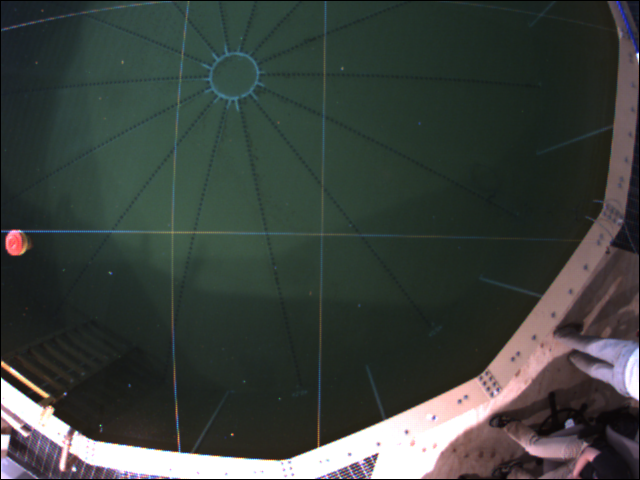
%> input picture matlab/calibration/bgd.bmp, 640 x 480 px
$ octave caltest.m   (GNU Octave 9; MATLAB toolbox functions it lacks are replaced by stand-ins)
%> lines starting %> are read from the running program, lines starting %| are printed output that depends on the picture; in (x1, y1, x2, y2) boxes, pixels count from 0 and x2, y2 are one past the last pixel; in counts of white or black regions, pixels touching at a corner belong together; the program's own positions count from 1
### matlab/calibration/follow_seam.m
function [P, p_f_hist, p_b_hist] = follow_seam(r0, rlims, th, p0, I, Is)
% [5 lines of commented-out code are left out]

max_radius = max(rlims);
min_radius = min(rlims);

[h, w] = size(I);

line_width = 3;
se1 = strel('disk', line_width);

search_radius = 10;
search_inner_radius = 6;
se_a = strel('disk', search_radius);
se_b = strel('disk', search_inner_radius);
a = se_a.getnhood;
b = zeros(size(a));
ds = search_radius - search_inner_radius;
b([ds+1 : end-ds],[ds+1 : end-ds]) = se_b.getnhood;
b = b - a;
se_c = strel('arbitrary', b);
search_px = se_c.getneighbors;
A = zeros(length(search_px), 1);
for ix = 1 : length(A),
    A(ix) = atan2(-search_px(ix, 2), search_px(ix, 1));
end

delta = line_width/search_radius;

P = [get_neigh_px(p0, w, h, se1)];


%
for dir = [-1 1],

    going_forward = 1;
    p_curr = p0;
    if dir == -1,
        p_b_hist = p0;
    else
        p_f_hist = p0;
    end
    G0 = double(I(round(p0(2)), round(p0(1))));

    while going_forward,
        IX = get_search_px(search_px, th, p_curr(1), p_curr(2), w, h, A, dir);
        if(isempty(IX)),
            break;
        end

        [nI, ~] = size(IX);
        G = zeros(nI, 1);
        Gs = zeros(nI, 1);
        for ix = 1 : nI,
            G(ix) = I(IX(ix,2), IX(ix,1));
            Gs(ix) = Is(IX(ix,2), IX(ix,1));
        end

        [G_best, ixb] = max(double(Gs) - double(G));
        p_best = IX(ixb(1), :);
        p_new = round(p_curr + delta*(p_best - p_curr));

        P = [P; get_neigh_px(p_new, w, h, se1)];

        r = norm(p_new - r0');

        if(p_new(1) <= 0 || p_new(1) > w),
            going_forward = 0;
        elseif (p_new(2) <= 0 || p_new(2) > h),
            going_forward = 0;
        elseif G_best < 2,
            going_forward = 0;
        elseif r > max_radius || r < min_radius,
            going_forward = 0;
        else
            going_forward = 1;
        end

        p_curr = p_new;
        if dir == -1,
            p_b_hist = [p_b_hist; p_curr];
        else
            p_f_hist = [p_f_hist; p_curr];
        end

    end
end

### matlab/calibration/caltest.m
clear all;  close all;

I = imread('BGD.bmp');
%> I is the input picture: size 480x640x3 uint8; mean R, G, B 59.3, 65.7, 61.2

B = rgb2gray(I);
HSV = rgb2hsv(I);
%> HSV: size 480x640x3 double; mean H, S, V 0.39, 0.242, 0.276
H = HSV(:,:,1);
S = HSV(:,:,2);
V = HSV(:,:,3);

M = (V < 0.34);
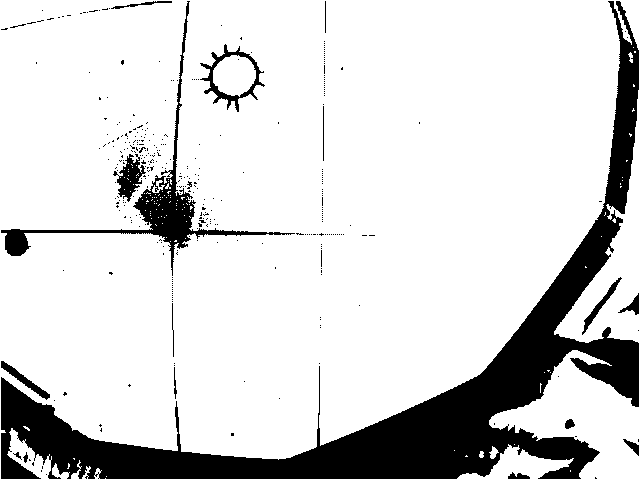
%> M: size 480x640 logical; 83.9% white; 354 black regions (335 under 20 px), largest, box (x1, y1, x2, y2) and area: (1, 1, 639, 479) 41300, (1, 1, 295, 276) 4418, (200, 44, 265, 112) 873
M = medfilt2(M, [5 5]);
%> M: size 480x640 logical; 83.9% white; 42 black regions (21 under 20 px), largest, box (x1, y1, x2, y2) and area: (0, 0, 640, 480) 42014, (3, 127, 265, 260) 4070, (202, 46, 262, 110) 845

L = bwlabel(M);
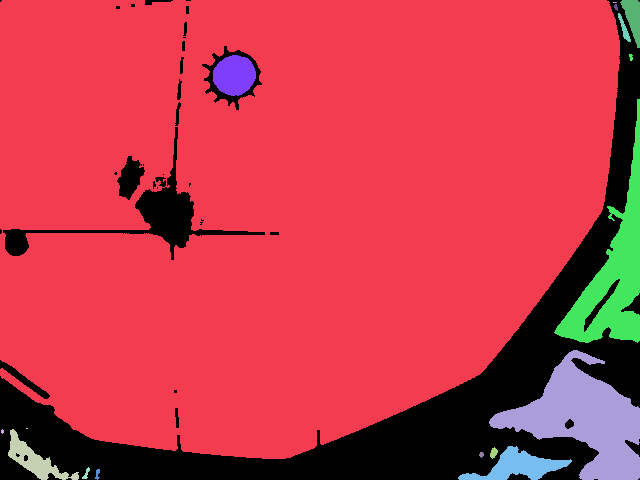
%> L: size 480x640 double; 18 distinct labels, from 0 to 17; one colour per label, 0 black
L_most = mode(reshape(L, [numel(L) 1]));
%> L_most = 1

MM = (L == L_most);
%> MM: size 480x640 logical; 77.2% white; 29 black regions (15 under 20 px), largest, box (x1, y1, x2, y2) and area: (0, 0, 640, 480) 62253, (3, 127, 265, 260) 4070, (202, 46, 262, 110) 2198
MM = imfill(MM, 'holes');
%> MM: size 480x640 logical; 79.6% white; 6 black regions (3 under 20 px), largest, box (x1, y1, x2, y2) and area: (0, 0, 640, 480) 62253, (0, 360, 50, 399) 385, (145, 0, 173, 5) 75

MB = immultiply(B, MM);
MH = immultiply(H, MM);

h = fspecial('gaussian', 3);
MBF = imfilter(MB, h);

h_unsharp = fspecial('unsharp');
MBS = imfilter(MB, h_unsharp);
h_avg = fspecial('average', 5);
MBs = imfilter(MB, h_avg);

E = edge(MBS, 'canny');
%> E: size 480x640 logical; 3% white in thin lines or dots


figure(1)
imagesc(MM, [0 1])
colormap gray

figure(2)
imagesc(E);
axis image
colormap gray
hold on

Cent_Guess = fliplr([234 77]);

W = 35;

x = [Cent_Guess(1) - W : Cent_Guess(1) + W];
y = [Cent_Guess(2) - W  : Cent_Guess(2) + W];
b = E(x, y);
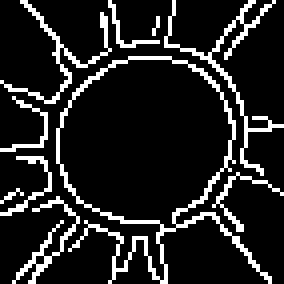
%> b: size 71x71 logical (shown 4 times larger); 13.6% white in thin lines or dots

xc = y(1) + mean(mean(b.*repmat(y', [1 length(x)])));
%> xc = 231
yc = x(1) + mean(mean(b.*repmat(x, [length(y) 1])));
%> yc = 52.35

plot(xc, yc, 'ro')
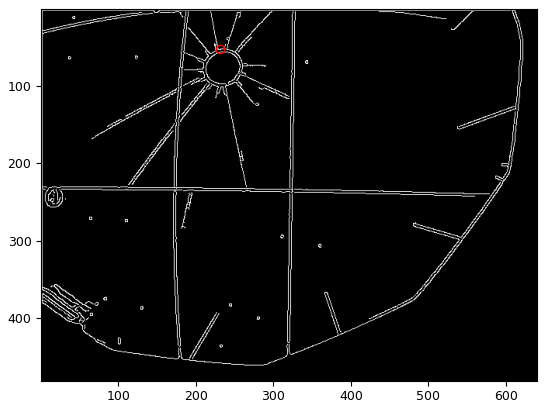
%> figure redrawn from the program's plot data


figure(3)


disp('Calculating Hough transform')
edge_ignore = 5;
se1 = strel('disk', 4);
se2 = strel('disk', 5);
%EH = imerode(imdilate(E, se1), se2);
EH = E;
[Ho,T,R] = hough(EH);%([edge_ignore : end - edge_ignore, edge_ignore : end-edge_ignore]));
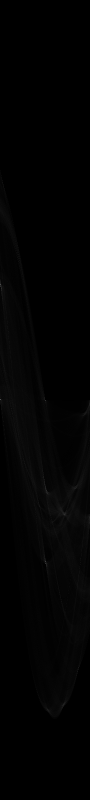
%> Ho: size 1599x180 double (shown at 1/2 size); min 0, max 603, mean 5.8; drawn with min black and max white
%> T = 180 values from -90 to 89; R = 1599 values from -799 to 799
imshow(Ho,[],'XData',T,'YData',R,...
            'InitialMagnification','fit');
xlabel('\theta'), ylabel('\rho');
axis on, axis normal, hold on;


disp('Finding Hough peaks')
num_peaks = 40;
peak_thresh = ceil(0.1*max(Ho(:)));
%> peak_thresh = 61
P  = houghpeaks(Ho,num_peaks, 'threshold', peak_thresh);
%> P = 40 rows, first 12: [799 1; 801 91; 1127 92; 573 2; 1030 129; 956 88; 978 92; 1410 127; 976 153; 1014 80; 988 96; 927 50]

x = T(P(:,2)); y = R(P(:,1));
%> after `x = T(P(:,2))`: x = 40 values, max 89 at index 16, min -90 at index 1, mean 6.2
%> after `y = R(P(:,1))`: y = 40 values, max 622 at index 15, min -430 at index 14, mean 194.5
plot(x,y,'s','color','white');
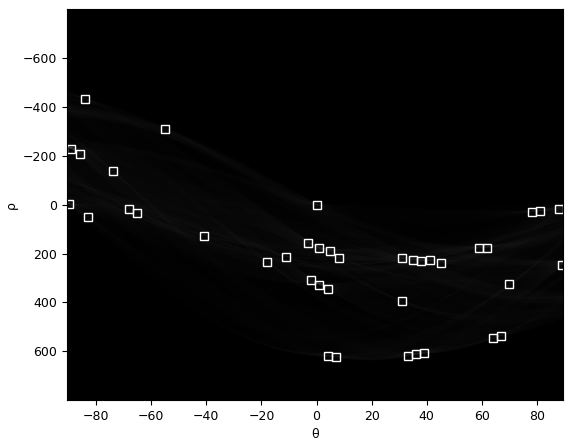
%> figure redrawn from the program's plot data

% Find lines and plot them
disp('Finding lines')
gap = 10;
min_length = 50;
lines = houghlines(E,T,R,P, 'FillGap',gap,'MinLength',min_length);
%> lines = 33 lines; longest, point1 to point2 (x, y): (2, 2) to (611, 2), (2, 2) to (2, 380), (120, 223) to (221, 93), (509, 339) to (596, 220), (441, 396) to (325, 446), (388, 235) to (508, 237)
figure, imshow(MB), hold on

lines_in = lines;
%> lines_in has the same summary as lines
lines = [];

all_lengths = [];
D = [];
C = flipud(repmat(Cent_Guess', [1 2]));
d_max = 40;
A = [];  B = [];
Phi = [];  Y = [];
for ix = 1 : length(lines_in),
    len = norm(lines_in(ix).point1 - lines_in(ix).point2);
    all_lengths = [all_lengths; len];

    r1 = lines_in(ix).point1';
    r2 = lines_in(ix).point2';
    d = min(sqrt(sum(([r1 r2] - C).^2)));
    c = sqrt(sum( (0.5*(r1 + r2)-C(:,1)).^2));
    D = [D; d];

    if(d > d_max || c < d)
        continue;
    end

    lines = [lines; lines_in(ix)];

    dr = lines_in(ix).point2' - lines_in(ix).point1';
    m = dr(2)/dr(1);
    b = lines_in(ix).point2(2) - m*lines_in(ix).point2(1);
    A = [A; m -1];
    B = [B; -b];

    xk1 = lines_in(ix).point1(1);
    xk2 = lines_in(ix).point2(1);
    yk1 = lines_in(ix).point1(2);
    yk2 = lines_in(ix).point2(2);

    dyk = yk2 - yk1;
    dxk = xk2 - xk1;
    drk = sqrt(dxk^2 + dyk^2);

    Phi = [Phi; dyk/drk -dxk/drk];
    Y = [Y; -(1/drk)*(dxk*yk1-dyk*xk1)];

end
%> this loop made 33 passes
%> (len, r1, r2, d, c) on passes 15, 16, 18, 19, 20, 21, 22, 23, 24, 25, 26, 27: (115.6, [134; 447], [249; 459], 382.3, 378.4), (126.3, [441; 396], [325; 446], 380.1, 374.9), (80.81, [85; 14], [6; 31], 161.8, 196.2), (61.06, [181; 99], [129; 131], 57.38, 87.66), (60.54, [119; 137], [67; 168], 129.7, 159.9), (64.56, [481; 281], [543; 299], 320.4, 350.2), (71.34, [190; 453], [227; 392], 315.1, 346.4), (116.7, [474; 380], [547; 289], 378, 377.8), (53, [128; 214], [156; 169], 120.6, 146.9), (83.22, [615; 124], [537; 153], 312.4, 347.5), (81.84, [114; 234], [161; 167], 115.9, 156.7), (55.87, [226; 112], [266; 73], 32.25, 19.6)
%> (len, all_lengths, r1, r2, d, c, D) on passes 1 to 6: (609, 609, [2; 2], [611; 2], 243.8, 104.3, 243.8), (378, [609; 378], [2; 2], [2; 380], 243.8, 258.5, [243.8; 243.8]), (56, [609; 378; 56], [325; 148], [325; 204], 115.4, 134.5, [243.8; 243.8; 115.4]), (57, [609; 378; 56; 57], [326; 90], [326; 147], 92.91, 100.9, [243.8; 243.8; 115.4; 92.91]), (56, [609; 378; 56; 57; 56], [327; 33], [327; 89], 93.77, 94.37, [243.8; 243.8; 115.4; 92.91; 93.77]), (56, [609; 378; 56; 57; 56; 56], [143; 231], [199; 231], 157.9, 166.4, [243.8; 243.8; 115.4; 92.91; 93.77; 157.9])
%> after the loop, D = 33 values, max 382.3 at index 15, min 20 at index 14, mean 183.1; all_lengths = 33 values, max 609 at index 1, min 53 at index 24, mean 106.8

for k = 1:length(lines)
   xy = [lines(k).point1; lines(k).point2];
   plot(xy(:,1),xy(:,2),'LineWidth', 1,'Color','green');

   % Plot beginnings and ends of lines
   plot(xy(1,1),xy(1,2),'x','LineWidth',1,'Color','yellow');
   plot(xy(2,1),xy(2,2),'x','LineWidth',1,'Color','red');

end
%> this loop made 6 passes
%> xy on passes 1 to 6: [120 223; 221 93], [219 2; 230 57], [238 97; 259 205], [185 19; 222 61], [187 135; 222 94], [255 83; 326 116]

TANK_CENTER2 = (A\B);  % = inv(A'*A)*(A'*B);
%> TANK_CENTER2 = [234.1; 76.36]
TANK_CENTER = (Phi\Y);
%> TANK_CENTER = [234.9; 75.62]
plot(TANK_CENTER(1), TANK_CENTER(2), 'ro', 'LineWidth', 2, 'MarkerSize', 10);
plot(TANK_CENTER2(1), TANK_CENTER2(2), 'rs', 'LineWidth', 2, 'MarkerSize', 10);


tank_search_window_width = 50;
min_r = 20;
max_r = 40;

RA = [];
tx = TANK_CENTER(1);  ty = TANK_CENTER(2);
%> after `tx = TANK_CENTER(1)`: tx = 234.9
%> after `ty = TANK_CENTER(2)`: ty = 75.62

seam_search_radius = 45;
S_TH = [];
S_V = [];
for x = round(tx) - tank_search_window_width : round(tx) + tank_search_window_width,
    for y = round(ty) - tank_search_window_width : round(ty) + tank_search_window_width,
        r = sqrt((tx -x)^2 + (ty - y)^2);
        if(E(y,x)),
            RA = [RA; r];
        end

        if abs(round(r) - seam_search_radius) < 5,
            S_TH = [S_TH; atan2(x - tx, y - ty)];
            S_V = [S_V; V(y,x)];
        end
    end
end
%> this loop made 101 passes
%> after the loop, RA = 1023 values, max 70.36 at index 1, min 18.84 at index 431, mean 36.12; S_TH = 2549 values, max 3.14 at index 1268, min -3.12 at index 1250, mean 0.00926; S_V = 2549 values, max 0.341 at index 279, min 0.184 at index 2216, mean 0.283

[n, b] = hist(RA, [min_r : 0.25 : max_r]);
%> n = 81 values, max 356 at index 81, min 1 at index 45, mean 12.63; b = 81 values from 20 to 40
n = n(2 : end-1);
%> n = 79 values, max 21 at index 6, min 1 at index 44, mean 8.09
b = b(2 : end-1);
%> b = 79 values from 20.25 to 39.75
[~, mx] = max(n);
%> mx = 6
TANK_CENTER_RADIUS = b(mx);
%> TANK_CENTER_RADIUS = 21.5

C = (TANK_CENTER(1) + i*TANK_CENTER(2)) + TANK_CENTER_RADIUS*exp(i*linspace(0,2*pi));
CS = (TANK_CENTER(1) + i*TANK_CENTER(2)) + seam_search_radius*exp(i*linspace(0,2*pi));
plot(C, 'r-')
plot(CS, 'g-')

S_b = S_V < (mean(S_V) - (1/3)*(mean(S_V) - min(S_V)));
%> S_b = 2549 logical values, 249 true
S_t = sort(S_TH(S_b > 0));
%> S_t = 249 values from -2.96 to 2.9
S_THo = S_TH;
%> S_THo has the same summary as S_TH
[S_TH, ix] = sort(S_TH);
%> S_TH = 2549 values from -3.12 to 3.14; ix = 2549 values, max 2549 at index 1864, min 1 at index 571, mean 1275
S_b = S_b(ix);
splits = [-180 : 180/7 : 180];
d = [diff(S_t)' 0];
%> d = 249 values, max 0.457 at index 22, min 0 at index 249, mean 0.0235
dL = [];
t_d = 0.5;
while length(dL) ~= 13,
    dL = find(d > t_d*max(d));
    if(length(dL) < 14),
        t_d = t_d + 0.1;
    else
        t_d = t_d - 0.1;
    end
end
%> this loop made 1 pass
%> dL on pass 1: [13 22 27 29 32 38 45 68 86 107 146 194 227]
%> after the loop, t_d = 0.6

SEAM_ANGLES = zeros(1,14);
SEAM_ANGLES(1) = mean(S_t(1 : dL(1)));
for ix = 1 : 12,
    SEAM_ANGLES(ix+1) = mean(S_t(dL(ix)+1 : dL(ix + 1)));
end
%> after the loop, SEAM_ANGLES = [-2.94 -2.45 -1.96 -1.52 -1.1 -0.701 -0.251 0.203 0.668 1.13 1.59 2.01 2.43 0]
SEAM_ANGLES(end) = mean(S_t(dL(end) : end));
g = exp(i*SEAM_ANGLES);
SEAM_ANGLES = atan2(real(g), imag(g));
%> SEAM_ANGLES = [-1.77 -2.26 -2.75 3.09 2.67 2.27 1.82 1.37 0.903 0.441 -0.0192 -0.437 -0.856 -1.27]

CS = (seam_search_radius*exp(i*SEAM_ANGLES));
CS = TANK_CENTER(1) + i*TANK_CENTER(2) + CS;
plot(CS, 'ro')
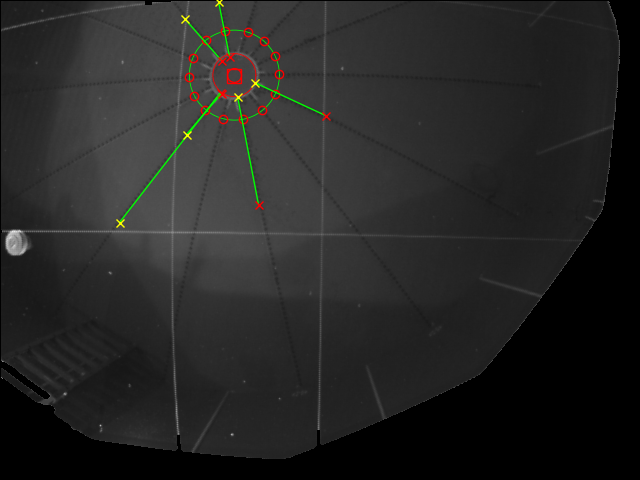
%> figure redrawn from the program's plot data


s_px = cell(14,1);


figure
imshow(MB)
hold on
for ix = 1 : 14,
    a = SEAM_ANGLES(ix);
%> a = -1.77
    px = TANK_CENTER(1) + seam_search_radius*cos(a);
%> px = 225.8
    py = TANK_CENTER(2) + seam_search_radius*sin(a);
%> py = 31.54
    p = [px py];
%> p = [225.8 31.54]

    fprintf('Finding seam %d\n', ix)
    s_px{ix} = follow_seam(TANK_CENTER, [TANK_CENTER_RADIUS 500], a, p, MB, MBs);
%> in follow_seam, `max_radius = max(rlims);`: max_radius = 500
%> in follow_seam, `min_radius = min(rlims);`: min_radius = 21.5
%> the run ends on the next line

$ run again, with matlab/calibration/Q1d.bmp copied over matlab/calibration/bgd.bmp
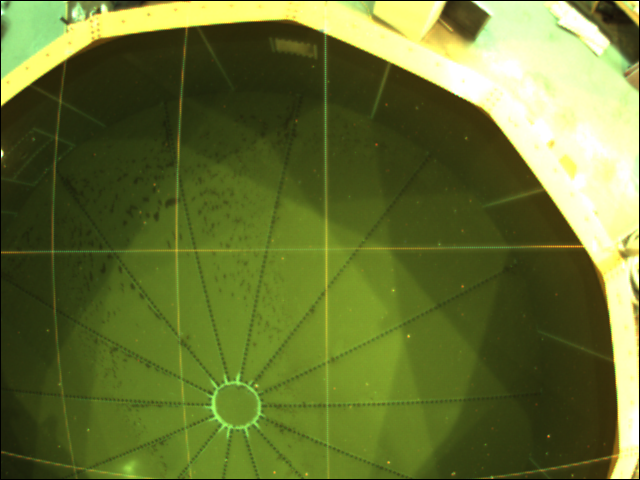
%> input picture matlab/calibration/Q1d.bmp, 640 x 480 px
%> I is the input picture: size 480x640x3 uint8; mean R, G, B 102.1, 114.7, 51.2
%> HSV: size 480x640x3 double; mean H, S, V 0.194, 0.636, 0.453
%> `L = bwlabel(M);`:
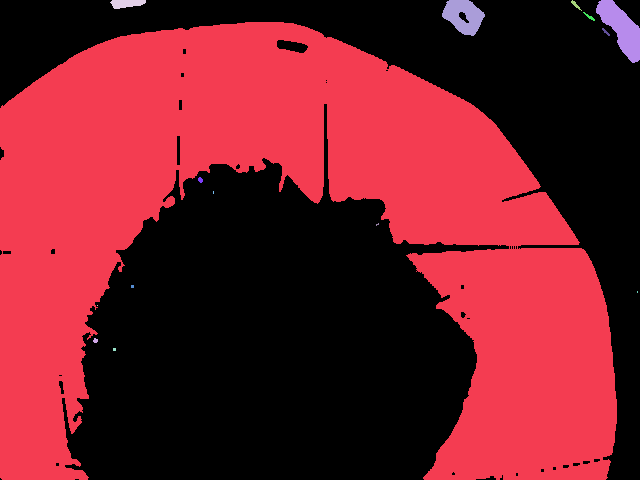
%> L: size 480x640 double; 16 distinct labels, from 0 to 15; one colour per label, 0 black
%> L_most = 0
%> E: size 480x640 logical; 2.8% white in thin lines or dots
%> b: size 71x71 logical; every value is 0
%> xc = 199
%> yc = 42
%> T = 180 values from -90 to 89; R = 1599 values from -799 to 799
%> peak_thresh = 56
%> P = 35 rows, first 12: [799 1; 1438 91; 322 1; 1128 91; 556 1; 974 90; 1129 55; 801 91; 839 177; 908 26; 985 93; 886 146]
%> x = 35 values, max 87 at index 14, min -90 at index 1, mean -16.49
%> y = 35 values, max 638 at index 2, min -478 at index 3, mean 190.6
%> `plot(x,y,'s','color','white');`:
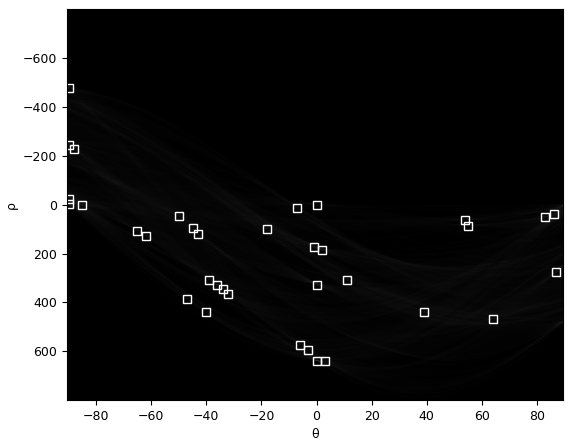
%> figure redrawn from the program's plot data
%> lines = 26 lines; longest, point1 to point2 (x, y): (639, 63) to (639, 479), (89, 479) to (424, 479), (147, 2) to (446, 2), (329, 221) to (329, 371), (490, 115) to (572, 228), (331, 36) to (445, 89)
%> lines_in has the same summary as lines
%> the loop `for ix = 1 : length(lines_in),` made 26 passes
%> (len, r1, r2, d, c) on passes 12 to 19: (103, [2; 2], [2; 105], 233.7, 233.2), (125.7, [331; 36], [445; 89], 105.3, 154.7), (114.3, [96; 40], [2; 105], 142.9, 185.1), (96.52, [536; 176], [590; 256], 317.8, 357.2), (119.6, [606; 284], [618; 403], 425.7, 462.5), (55.66, [243; 426], [260; 479], 349.1, 375.9), (83.55, [239; 386], [255; 304], 228, 268.3), (52.01, [470; 245], [522; 246], 289.7, 311.5)
%> after the loop `for ix = 1 : length(lines_in),`: D = 26 values, max 427.4 at index 5, min 105.3 at index 13, mean 261.3; all_lengths = 26 values, max 416 at index 4, min 51.62 at index 22, mean 117.4
%> TANK_CENTER2 = []

$ run again, with matlab/calibration/Q1d_rect_color.bmp copied over matlab/calibration/bgd.bmp
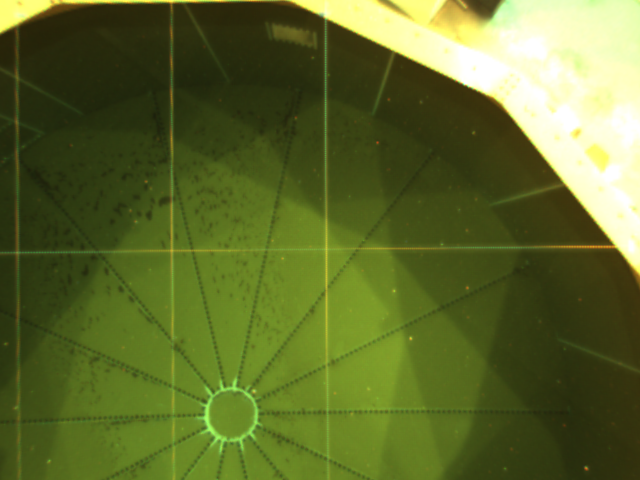
%> input picture matlab/calibration/Q1d_rect_color.bmp, 640 x 480 px
%> I is the input picture: size 480x640x3 uint8; mean R, G, B 93.7, 106.3, 44.9
%> HSV: size 480x640x3 double; mean H, S, V 0.196, 0.659, 0.42
%> `L = bwlabel(M);`:
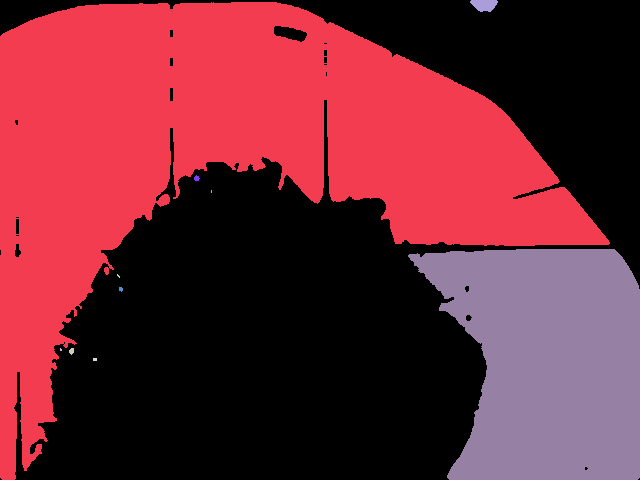
%> L: size 480x640 double; 11 distinct labels, from 0 to 10; one colour per label, 0 black
%> L_most = 0
%> E: size 480x640 logical; 2.2% white in thin lines or dots
%> b: size 71x71 logical; every value is 0
%> xc = 199
%> yc = 42
%> T = 180 values from -90 to 89; R = 1599 values from -799 to 799
%> peak_thresh = 44
%> P = 40 rows, first 12: [322 1; 1128 91; 1123 52; 974 91; 805 180; 551 1; 920 26; 1068 179; 930 78; 823 92; 573 3; 1272 154]
%> x = 40 values, max 89 at index 5, min -90 at index 1, mean -1.88
%> y = 40 values, max 472 at index 12, min -478 at index 1, mean 129.9
%> `plot(x,y,'s','color','white');`:
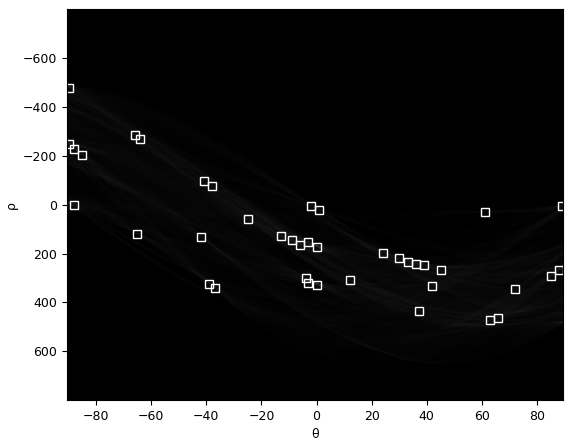
%> figure redrawn from the program's plot data
%> lines = 24 lines; longest, point1 to point2 (x, y): (16, 479) to (449, 479), (497, 101) to (639, 276), (314, 14) to (495, 99), (329, 221) to (329, 373), (192, 250) to (225, 392), (175, 273) to (175, 414)
%> lines_in has the same summary as lines
%> the loop `for ix = 1 : length(lines_in),` made 24 passes
%> (len, r1, r2, d, c) on passes 12 to 19: (66.65, [388; 333], [329; 364], 298.8, 298.7), (79.83, [237; 382], [254; 304], 227.9, 266.2), (81.02, [301; 446], [375; 479], 375, 399.3), (80.06, [298; 444], [370; 479], 372.5, 397.3), (60.21, [177; 352], [217; 397], 280.8, 299.8), (55.61, [185; 479], [219; 435], 358.3, 381.3), (60.21, [410; 258], [450; 303], 252.5, 282.5), (65.6, [175; 345], [215; 397], 274.4, 296.6)
%> after the loop `for ix = 1 : length(lines_in),`: D = 24 values, max 455.9 at index 1, min 81.02 at index 5, mean 250; all_lengths = 24 values, max 433 at index 1, min 50.01 at index 23, mean 102.6
%> TANK_CENTER2 = []
